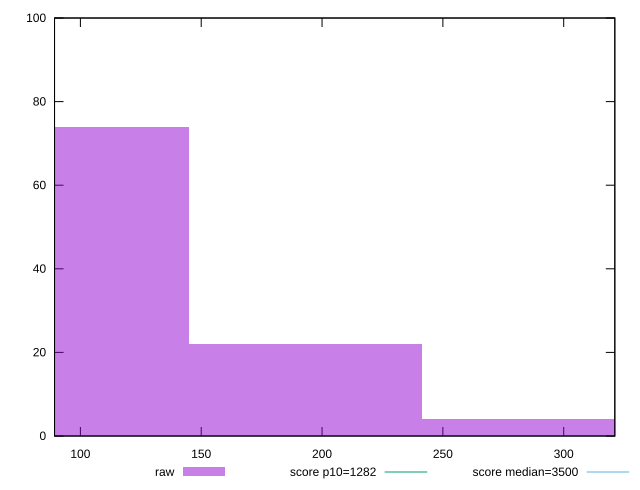

Reproduce this figure in gnuplot.
reset

$raw <<EOF
193.23937025863594 22
289.8590553879539 4
96.61968512931797 74
EOF

set key outside below
set boxwidth 96.61968512931797
set xrange [89.30000000000001:321.15599999999995]
set yrange [0:100]
set trange [0:100]
set style fill transparent solid 0.5 noborder

set parametric
set terminal svg size 640, 490 enhanced background rgb 'white'
set output "report_00017_2021-02-10T15-08-03.406Z/bootup-time/samples/pages+cached+noadtech+nomedia/raw/histogram.svg"

plot $raw title "raw" with boxes, \
     1282,t title "score p10=1282", \
     3500,t title "score median=3500"

reset
